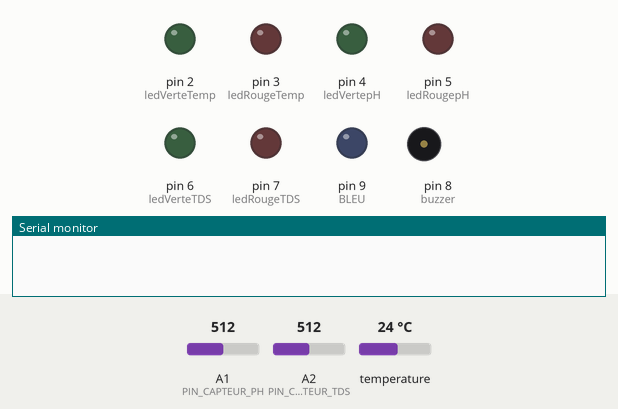
A sketch run on a simulated Arduino Uno, built with avr-gcc and run on an emulated ATmega328P. Shown: output pins drawn as LEDs (lit = HIGH), buzzer (waves = sounding, pin HIGH), the last lines printed to the serial monitor. The test bench sets the inputs (shaded band); at power-on: temperature 24 °C, A1 (PIN_CAPTEUR_PH) = 512, A2 (PIN_CAPTEUR_TDS) = 512.

Above: at 1.6 s.
1.7 s: temperature set to 25.5 °C
At 4.9 s:
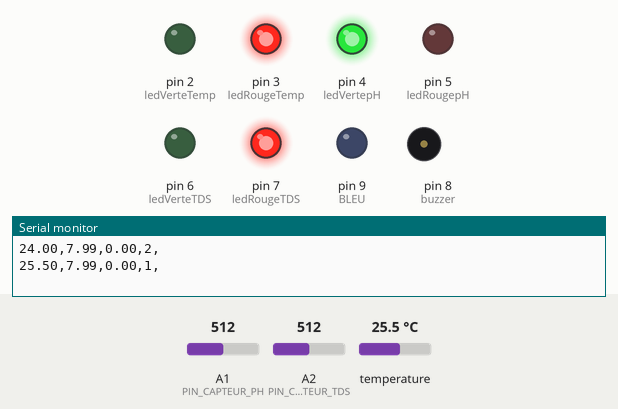
5.2 s: A1 (PIN_CAPTEUR_PH) set to 554
8.6 s: A1 (PIN_CAPTEUR_PH) set to 577
At 11.5 s:
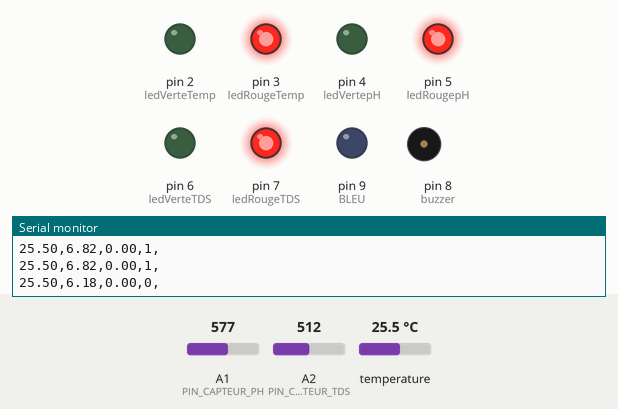
12.6 s: temperature set to 12 °C
At 16.0 s:
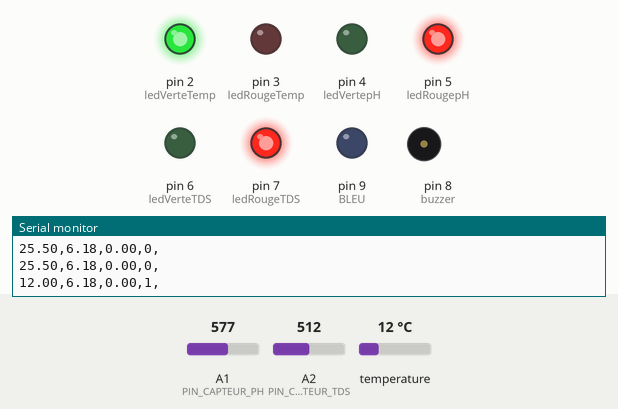
16.3 s: temperature set to 28 °C
At 19.4 s:
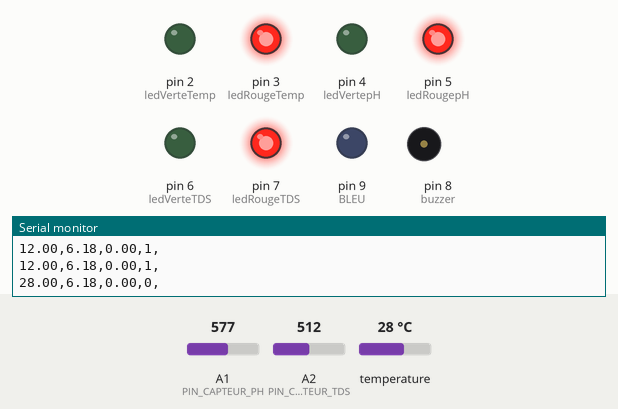
20.0 s: temperature set to 19 °C
At 22.8 s:
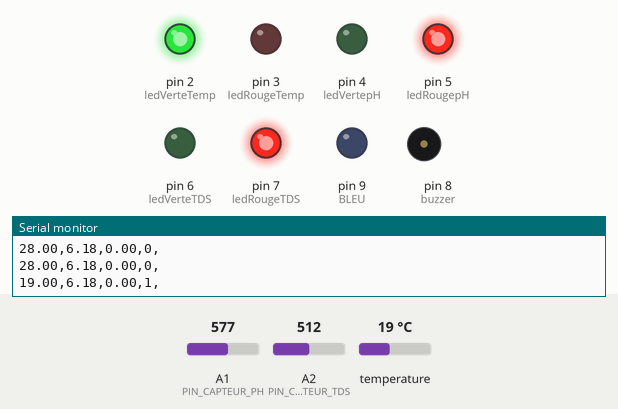
Timing chart, 0 to 24.3 s (numbered marks = the images above; inputs shaded):
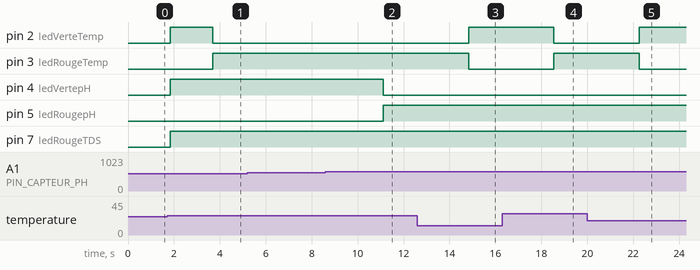

Measured:
- the behaviour switches between 25 and 25.1 °C on temperature (found by bisection; images 0 and 1)
- the behaviour switches between 565 and 566 on A1 (PIN_CAPTEUR_PH) (found by bisection; images 1 and 2)
- after the input at 1.7 s, pin 3 (ledRougeTemp): LOW → HIGH after 2.0 s
- after the input at 8.6 s, pin 4 (ledVertepH): HIGH → LOW after 2.5 s; pin 5 (ledRougepH): LOW → HIGH after 2.5 s
- after the input at 12.6 s, pin 2 (ledVerteTemp): LOW → HIGH after 2.2 s; pin 3 (ledRougeTemp): HIGH → LOW after 2.2 s
- after the input at 16.3 s, pin 2 (ledVerteTemp): HIGH → LOW after 2.2 s; pin 3 (ledRougeTemp): LOW → HIGH after 2.2 s
- after the input at 20.0 s, pin 2 (ledVerteTemp): LOW → HIGH after 2.3 s; pin 3 (ledRougeTemp): HIGH → LOW after 2.3 s

The sketch:

Project_ELG_4539.ino
```cpp
// Inclusion des Libraries

  #include <OneWire.h>
  #include <DallasTemperature.h>
  #include <Wire.h>

// Broches des capteurs

  #define PIN_CAPTEUR_TEMP A0
  #define PIN_CAPTEUR_PH A1
  #define PIN_CAPTEUR_TDS A2

 // Broches des LEDs

    #define ledVerteTemp 2  // temperature
    #define ledRougeTemp 3  // temperature
    #define ledVertepH 4    // pH
    #define ledRougepH 5    // pH
    #define ledVerteTDS 6   // TDS
    #define ledRougeTDS 7   // TDS
    #define buzzer 8        //activation du buzzer active

  //Composant du lED Global
    #define BLEU 9

// Définir les constants

  //TDS
  #define VREF 5.0 // analog reference voltage(Volt) of the ADC
  #define SCOUNT 30 // sum of sample point

  //pH
  #define CALIBRATION_VALUE_PH 28.34
  #define CALIBRATION_ADJUSTMENT_DIFF -1.12

// Configuration de l'installation pour la temperature

  OneWire oneWire(PIN_CAPTEUR_TEMP);
  DallasTemperature sensors(&oneWire);

// Déclaration

    int satisfied_count;
    // le satisfied_count nous donnera une valeur entre 0 et 3 nous indiquant l'état global de notre analyseur d'eau
    // 3 - 3 parametres satisfaitent notre standard de la qualité de l'eau
    // 2 - 2 parametres satisfaitent notre standard de la qualité de l'eau
    // 1 - 1 parametres satisfaitent notre standard de la qualité de l'eau
    // 0 - 0 parametres satisfaitent notre standard de la qualité de l'eau

  //Pour le TDS

      int analogBuffer[SCOUNT];     //stockage de valeur analogique dans un tableau, lu depuis le ADC
      int analogBufferTemp[SCOUNT]; //une version temporaire
      int analogBufferIndex = 0;    //l'index nous permettant de traverser le tableau
      int copyIndex = 0;

      float averageVoltage = 0;
      float tdsValue = 0;

  //calibration du pH

    float calibration_value = CALIBRATION_VALUE_PH - CALIBRATION_ADJUSTMENT_DIFF - 1.22-8+2 ;
    int phval = 0;
    unsigned long int avgval;
    int buffer_arr[10],temp;
    float ph_act;

// Algorithme de filtrage médian - pour le TDS
  int getMedianNum(int bArray[], int iFilterLen){
    int bTab[iFilterLen];
    for (byte i = 0; i<iFilterLen; i++)
    bTab[i] = bArray[i];
    int i, j, bTemp;
    for (j = 0; j < iFilterLen - 1; j++) {
      for (i = 0; i < iFilterLen - j - 1; i++) {
        if (bTab[i] > bTab[i + 1]) {
          bTemp = bTab[i];
          bTab[i] = bTab[i + 1];
          bTab[i + 1] = bTemp;
        }
      }
    }
    if ((iFilterLen & 1) > 0){
      bTemp = bTab[(iFilterLen - 1) / 2];
    }
    else {
      bTemp = (bTab[iFilterLen / 2] + bTab[iFilterLen / 2 - 1]) / 2;
    }
    return bTemp;
  }

// SECTION CONFIGURATION
  void setup()
    {
      Serial.begin(115200); //initialisation du port serie
      Wire.begin();
      pinMode(ledVerteTemp, OUTPUT);
      pinMode(ledRougeTemp, OUTPUT);
      pinMode(ledVertepH, OUTPUT);
      pinMode(ledRougepH, OUTPUT);
      pinMode(ledVerteTDS, OUTPUT);
      pinMode(ledRougeTDS, OUTPUT);
      pinMode(buzzer, OUTPUT);
      pinMode(BLEU, OUTPUT);

      pinMode(PIN_CAPTEUR_TEMP, INPUT);
      pinMode(PIN_CAPTEUR_PH, INPUT);
      pinMode(PIN_CAPTEUR_TDS, INPUT);

      sensors.begin();
    }
// SECTION PRINCIPALE DE PROGRAMMATION ACTIVE

  void loop() {
  int satisfied_count_final;
  //initialisation des valeurs numerique des paramètres
  float temperature = 0;
  float pH = 0;
  float tds= 0;

  // Lecture des valeurs des capteurs
  temperature = lireTemperature();
  pH = lirePH();
  tds = lireTDS(lireTemperature());

  // Mise à jour des LEDs pour chaque capteur
  satisfied_count_final = miseAJourLEDs(temperature,pH,tds);

  //Identification des LED qui sont verts - Pour avoir l'état global de la qualité de l'eau
  if(satisfied_count_final == 3)
  {
    digitalWrite(buzzer, HIGH);
    digitalWrite(BLEU,HIGH);
  }
  else
  {
    digitalWrite(buzzer, LOW);
    digitalWrite(BLEU,LOW);
  }
  }

// Fonctions - Lecture des capteur
  //Temperature
    float lireTemperature()
      {
        // Remplacer par votre logique de lecture de température
          sensors.requestTemperatures(); // Send the command to get temperatures
          float tempC = sensors.getTempCByIndex(0);

          // Check if reading was successful
          if(tempC != DEVICE_DISCONNECTED_C)
        {
          return tempC;
        }
          else
        {
          tempC = -273.15;
        }
      }
  //pH
    float lirePH()
    {
      //Stockage the 10 valeurs d'échantillon afin de faire la moyenne après
      for(int i=0;i<10;i++)
      {
        buffer_arr[i]=analogRead(A1);
        delay(30);
      }
      //Faire le tri des valeurs d'échantillon pour facilité la calculation de la moyenne après
      for(int i=0;i<9;i++)
      {
        for(int j=i+1;j<10;j++)
        {
          if(buffer_arr[i]>buffer_arr[j])
            {
              temp=buffer_arr[i];
              buffer_arr[i]=buffer_arr[j];
              buffer_arr[j]=temp;
            }
        }
      }
      //la calculation de la moyenne
      avgval=0;
      for(int i=2;i<8;i++)
      {
        avgval+=buffer_arr[i];
      }
      float volt=(float)avgval* 5.0/1024/6;       //convertit l'analogique en millivolt
      ph_act =  -5.70 * volt + calibration_value;    //convertit le millivolt en valeur de pH

      return ph_act;
      }
  //TDS
    float lireTDS(float temperature)
      {
      static unsigned long analogSampleTimepoint = millis();
        if(millis()-analogSampleTimepoint > 40U) //toutes les 40 millisecondes, lisez la valeur analogique de l'ADC
        {
          analogSampleTimepoint = millis();
          analogBuffer[analogBufferIndex] = analogRead(PIN_CAPTEUR_TDS);    //lire la valeur analogique et la stocker dans le tampon
          analogBufferIndex++;
          if(analogBufferIndex == SCOUNT)
          {
            //Réinitialisation du tableau pour ne pas dépasser 30 valeurs
            analogBufferIndex = 0;
          }
        }

      static unsigned long printTimepoint = millis();
      if(millis()-printTimepoint > 800U)
      {
        printTimepoint = millis();
        for(copyIndex=0; copyIndex<SCOUNT; copyIndex++)
        {
          analogBufferTemp[copyIndex] = analogBuffer[copyIndex];

          // lecture de la valeur analogique plus stable grâce à l'algorithme de filtrage médian et convertit en valeur de tension
          averageVoltage = getMedianNum(analogBufferTemp,SCOUNT) * (float)VREF / 1024.0;

          //temperature compensation formula: fFinalResult(25^C) = fFinalResult(current)/(1.0+0.02*(fTP-25.0));
          float compensationCoefficient = 1.0+0.02*(temperature-25.0);
          //temperature compensation
          float compensationVoltage=averageVoltage/compensationCoefficient;

          float prevtdsValue = tdsValue;

          //convertit la valeur de tension en valeur tds
          tdsValue=(133.42*compensationVoltage*compensationVoltage*compensationVoltage - 255.86*compensationVoltage*compensationVoltage + 857.39*compensationVoltage)*0.5;

        }
      }
      return tdsValue;
      }
// Mise à jour des signaux LED
  int miseAJourLEDs(float temperature, float pH, float tds)
    {
    // Mise à jour de la LED pour la température
    int satisfied_count = 0;
    //Serial.println("------------------------");
    if (temperature >= 10 && temperature <= 25) {
      digitalWrite(ledVerteTemp, HIGH);
      digitalWrite(ledRougeTemp, LOW);
      //Serial.print("Good Temp: ");
      Serial.print(temperature,2);
      Serial.print(",");
      satisfied_count += 1;
    } else {
      digitalWrite(ledVerteTemp, LOW);
      digitalWrite(ledRougeTemp, HIGH);
      //Serial.print("Bad Temp: ");
      Serial.print(temperature,2);
      Serial.print(",");
    }

    // Mise à jour de la LED pour le pH
    if (pH >= 6.5 && pH <= 8.5) {
      digitalWrite(ledVertepH , HIGH);
      digitalWrite(ledRougepH, LOW);
      //Serial.print("Good pH: ");
      Serial.print(pH);
      Serial.print(",");
      satisfied_count += 1;
    }
    else {
      digitalWrite(ledVertepH, LOW);
      digitalWrite(ledRougepH, HIGH);
      //Serial.print("Bad pH: ");
      Serial.print(pH);
      Serial.print(",");

    }

    // Mise à jour de la LED pour le TDS
    if (tds >= 50 && tds <= 250) {
      digitalWrite(ledVerteTDS, HIGH);
      digitalWrite(ledRougeTDS, LOW);
      //Serial.print("Good TDS: ");
      Serial.print(tds,2);
      Serial.print(",");
      satisfied_count += 1;
    } else {
      digitalWrite(ledVerteTDS, LOW);
      digitalWrite(ledRougeTDS, HIGH);
      //Serial.print("Bad TDS: ");
      Serial.print(tds,2);
      Serial.print(",");
    }
    Serial.print(satisfied_count);
    Serial.print(",");
    Serial.println();
    return satisfied_count;
    }
```
